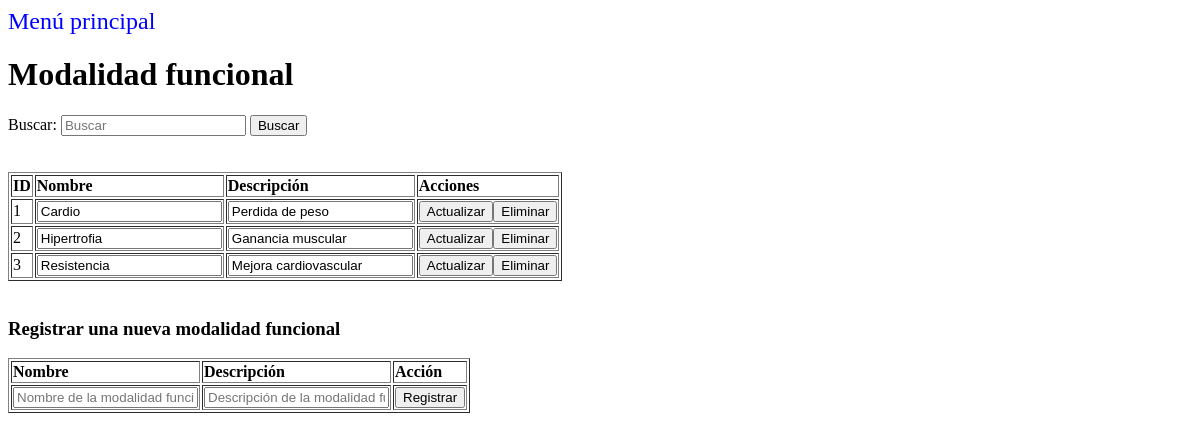
/view/listarModalidadFuncional.php, run on the app's committed database.
### tables this page shows
CREATE TABLE `tbmodalidadfuncional` (
  `tbmodalidadfuncionalid` int(11) NOT NULL,
  `tbmodalidadfuncionalnombre` varchar(50) NOT NULL,
  `tbmodalidadfuncionaldescripcion` varchar(100) NOT NULL,
  `tbmodalidadfuncionalactivo` int(11) NOT NULL
);

### data/modalidadFuncionalData.php (called while the page is built, shortened)
<?php
include '../domain/modalidadFuncional.php';
class ModalidadFuncionalData extends Data{
    public function buscarModalidadesFuncionales($palabra){
        $conn = mysqli_connect($this->server, $this->user, $this->password, $this->db);
        $conn->set_charset('UTF8');
        $querySelect = "SELECT * FROM tbmodalidadfuncional WHERE tbmodalidadfuncionalid LIKE '%$palabra%' OR
            tbmodalidadfuncionalnombre LIKE '%$palabra%' OR tbmodalidadfuncionaldescripcion LIKE '%$palabra%';";
        $result = mysqli_query($conn, $querySelect);
        $ModalidadesFuncionales = [];
        while ($row = mysqli_fetch_array($result)) {
            if($row['tbmodalidadfuncionalactivo'] == 1){
                $currentModalidadFuncional = new ModalidadFuncional($row['tbmodalidadfuncionalid'], $row['tbmodalidadfuncionalnombre'],
                    $row['tbmodalidadfuncionaldescripcion'], $row['tbmodalidadfuncionalactivo']);
                array_push($ModalidadesFuncionales, $currentModalidadFuncional);
            }
        }
        return $ModalidadesFuncionales;
    }
};

### business/modalidadFuncionalBusiness.php (called while the page is built, shortened)
<?php
include '../data/modalidadFuncionalData.php';
class ModalidadFuncionalBusiness {
    private $modalidadFuncionalData;
    public function ModalidadFuncionalBusiness() {
        $this->modalidadFuncionalData = new ModalidadFuncionalData();
    }
    public function buscar($palabra) {
        return $this->modalidadFuncionalData->buscarModalidadesFuncionales($palabra);
    }
};

### domain/modalidadFuncional.php (called while the page is built, shortened)
<?php
class ModalidadFuncional{
    private $idTBModalidadFuncional;
    private $nombreTBModalidadFuncional;
    private $descripcionTBModalidadFuncional;
    private $activoTBModalidadFuncional;
    function ModalidadFuncional($idTBModalidadFuncional, $nombreTBModalidadFuncional, $descripcionTBModalidadFuncional, $activoTBModalidadFuncional){
        $this->idTBModalidadFuncional = $idTBModalidadFuncional;
        $this->nombreTBModalidadFuncional = $nombreTBModalidadFuncional;
        $this->descripcionTBModalidadFuncional = $descripcionTBModalidadFuncional;
        $this->activoTBModalidadFuncional = $activoTBModalidadFuncional;
    }
    function getIdTBModalidadFuncional(){
        return $this->idTBModalidadFuncional;
    }
    function getNombreTBModalidadFuncional(){
        return $this->nombreTBModalidadFuncional;
    }
    function getDescripcionTBModalidadFuncional(){
        return $this->descripcionTBModalidadFuncional;
    }
    function getActivoTBModalidadFuncional(){
        return $this->activoTBModalidadFuncional;
    }
};

### view/listarModalidadFuncional.php (the view, shortened to what this page needs)
<?php
include '../business/modalidadFuncionalBusiness.php';
?>
<!DOCTYPE html>
<html>
<head>
    <link rel="stylesheet" type="text/css" href="../css/style.css">
</head>
<body>
    <?php
    include 'header.php';
    ?>
    <h1>Modalidad funcional</h1>
    <form action="" method="post" autocomplete="off">
        <div>
            <label for="campo"> Buscar: </label>
            <input type="text" name="campo" id="campo" placeholder="Buscar">
            <button type="submit" name="buscar" id="buscar" value="buscar">Buscar</button>
        </div>
    </form></br></br>
    <div>
        <?php
        $campo = $_POST['campo'];
        $modalidadFuncionalBusiness = new ModalidadFuncionalBusiness();
        $modalidadesFuncionales = $modalidadFuncionalBusiness->buscar($campo);
        if (!empty($modalidadesFuncionales)) {
        ?>
            <table border="1">
                <thead style="text-align: left;">
                    <tr>
                        <th>ID</th>
                        <th>Nombre</th>
                        <th>Descripción</th>
                        <th>Acciones</th>
                    </tr>
                </thead>
                <tbody>
                    <?php
                    foreach ($modalidadesFuncionales as $row) {
                        if ($row->getActivoTBModalidadFuncional() == 1) {
                            echo '<form  method="POST" enctype="multipart/form-data" action="../business/modalidadFuncionalAction.php">';
                            echo '<tr>';
                            echo '<td>' . $row->getIdTBModalidadFuncional() . '</td>';
                            echo '<td><input  type="text" name="nombreModalidadFuncional" id="nombreModalidadFuncional" value="' . $row->getNombreTBModalidadFuncional() . '"/></td>';
                            echo '<td><input  type="text" name="descripcionModalidadFuncional" id="descripcionModalidadFuncional" value="' . $row->getDescripcionTBModalidadFuncional() . '"/></td>';
                            echo '<td><input type="submit" name="actualizar" id="actualizar" value="Actualizar" onclick="return confirmarAccionModificar()"/>';
                            echo '<input type="submit" name="eliminar" id="eliminar" value="Eliminar" onclick="return confirmarAccionEliminar()"/></td>';
                            echo '</tr>';
                            echo '</form>';
                        }
                    }
                    ?>
                </tbody>
            </table>
        <?php
        } else {
            echo '<p style="color: red">SIN RESULTADOS: No se encontraron modalidades funcionales!</p>';
        }
        ?>
    </div><br>
    <div>
        <h3>Registrar una nueva modalidad funcional</h3>
        <form method="POST" id="direccionform" action="../business/modalidadFuncionalAction.php">
            <table border="1">
                <thead style="text-align: left;">
                    <th>Nombre</th>
                    <th>Descripción</th>
                    <th>Acción</th>
                </thead>
                <tbody>
                    <td><input type="text" name="nombreModalidadFuncional" class="form-control" placeholder="Nombre de la modalidad funcional"></td>
                    <td><input type="text" name="descripcionModalidadFuncional" class="form-control" placeholder="Descripción de la modalidad funcional"></td>
                    <td><button type="submit" name="insertar" id="insertar" value="insertar">Registrar</button></td>
                </tbody>
            </table>
        </form>
    </div>
</body>
</html>

### data on the page
tbmodalidadfuncional: tbmodalidadfuncionalid "1", nombreModalidadFuncional "Cardio", descripcionModalidadFuncional "Perdida de peso"
tbmodalidadfuncional: tbmodalidadfuncionalid "2", nombreModalidadFuncional "Hipertrofia", descripcionModalidadFuncional "Ganancia muscular"
tbmodalidadfuncional: tbmodalidadfuncionalid "3", nombreModalidadFuncional "Resistencia", descripcionModalidadFuncional "Mejora cardiovascular"
